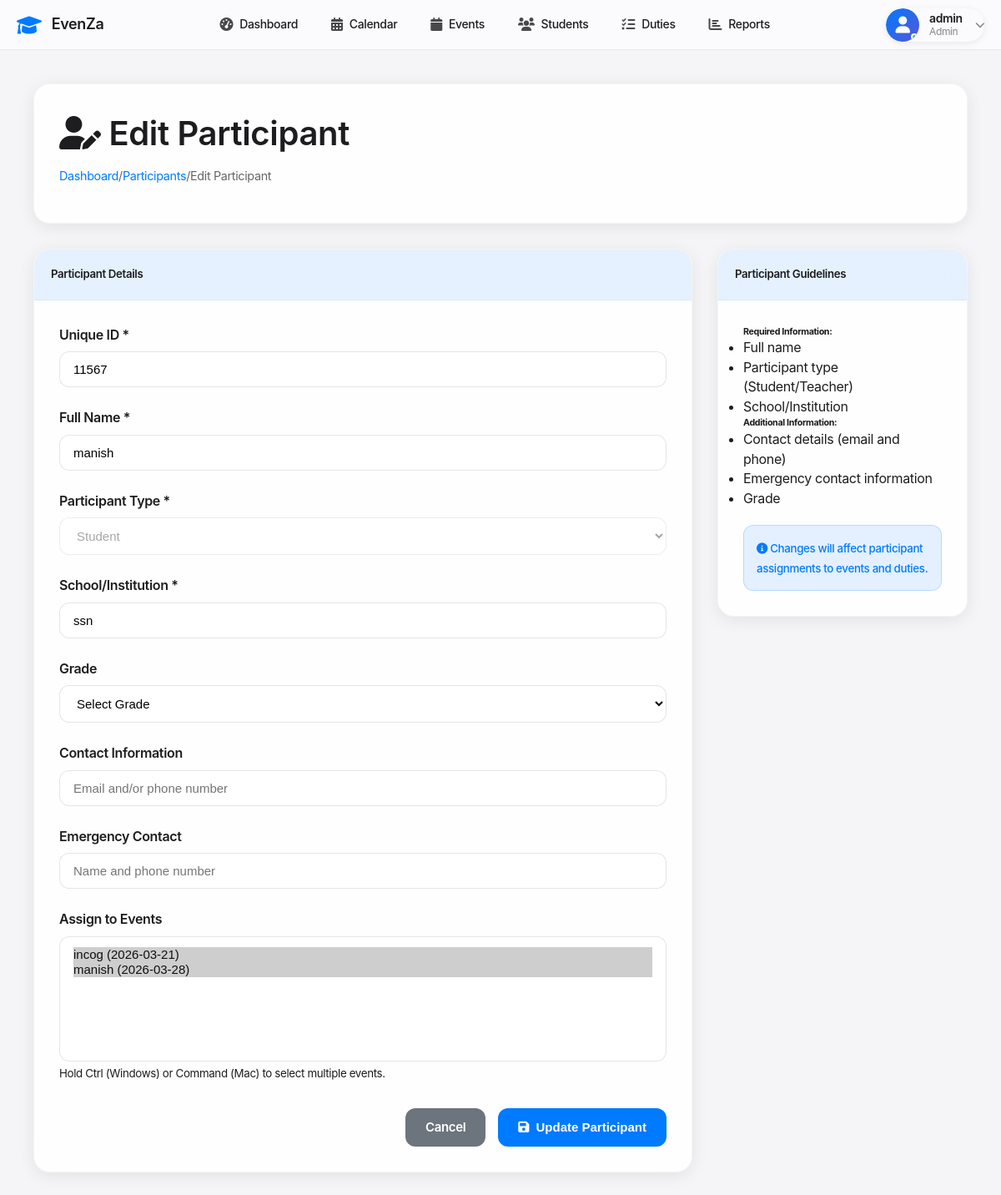
/participants/1/edit (signed in), run on an earlier commit of the app's database.
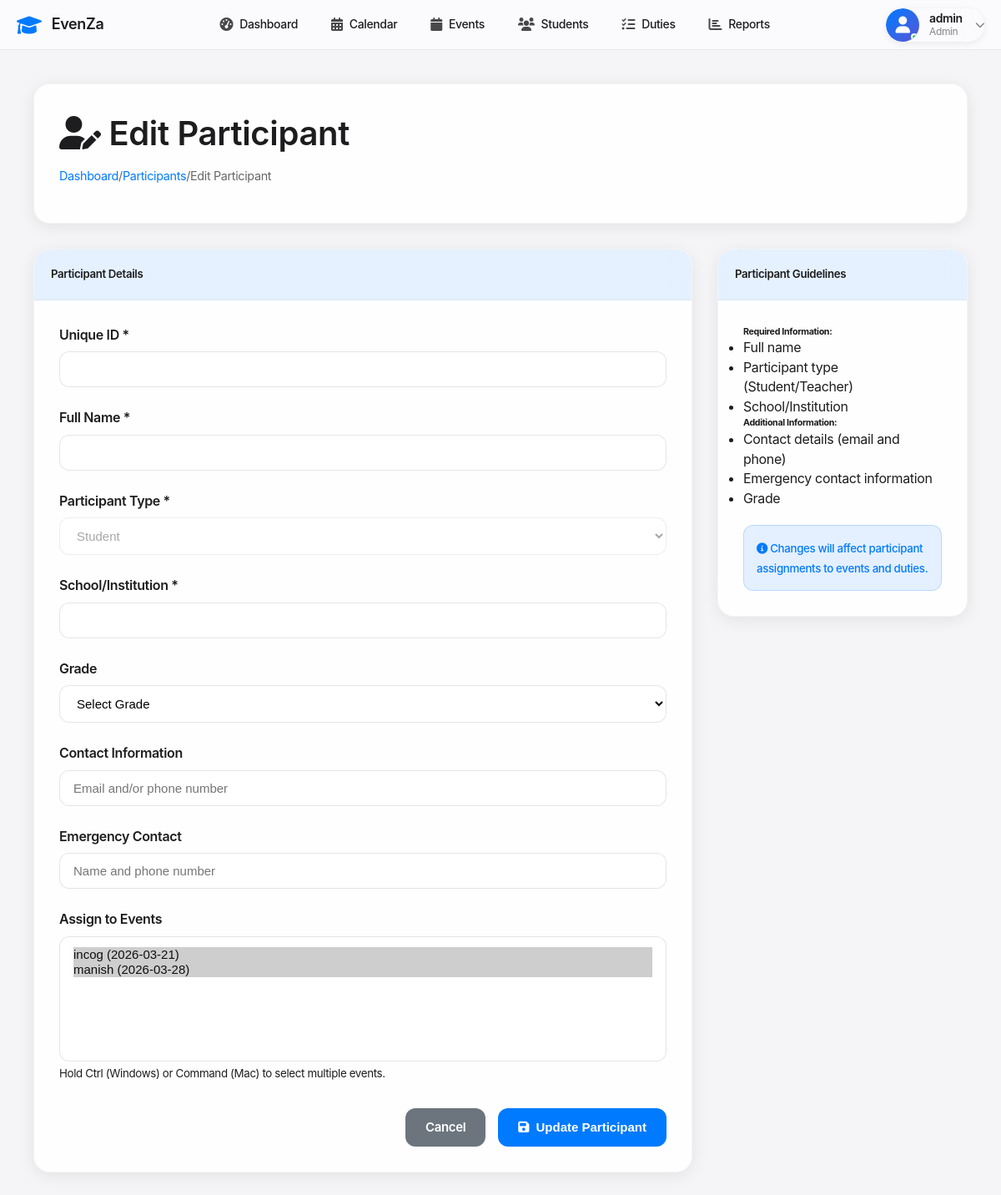
And on a later commit of the database.
### tables this page shows
CREATE TABLE participants (
            id INTEGER PRIMARY KEY AUTOINCREMENT,
            unique_id TEXT UNIQUE NOT NULL,
            name TEXT NOT NULL,
            type TEXT NOT NULL CHECK (type IN ('student')),
            class_dept TEXT NOT NULL,
            school TEXT NOT NULL,
            grade TEXT,
            contact TEXT,
            emergency_contact TEXT,
            created_at TIMESTAMP DEFAULT CURRENT_TIMESTAMP
        );

### app.py (the view, shortened to what this page needs)
@app.route('/participants/<int:id>/edit', methods=['GET', 'POST'])
@role_required(['admin', 'super_admin'])
def edit_participant(id):
    conn = get_db_connection()
    participant = conn.execute('SELECT * FROM participants WHERE id = ?', (id,)).fetchone()
    events = conn.execute('SELECT id, name, event_date FROM events ORDER BY event_date').fetchall()
    assigned_events = [row['event_id'] for row in conn.execute('SELECT event_id FROM participant_events WHERE participant_id = ?', (id,)).fetchall()]
    conn.close()
    return render_template('edit_participant.html', participant=participant, events=events, assigned_events=assigned_events)

### app.py (called while the page is built)
def get_db_connection():
    conn = sqlite3.connect('events.db')
    conn.row_factory = sqlite3.Row
    return conn

def role_required(roles):
    def decorator(f):
        @wraps(f)
        def decorated_function(*args, **kwargs):
            if 'user_id' not in session:
                flash('Please login to access this page', 'error')
                return redirect(url_for('login'))
            if session.get('role') not in roles:
                flash('You do not have permission to access this page', 'error')
                return redirect(url_for('dashboard'))
            return f(*args, **kwargs)
        return decorated_function
    return decorator

### templates/edit_participant.html (shortened to what the changed rows need)
{% extends "base.html" %}
{% block content %}
<div class="edit-participant-container">
    <div class="page-header">
        <h1><i class="fas fa-user-edit"></i> Edit Participant</h1>
    </div>
    <div class="edit-participant-grid">
        <div class="edit-participant-main">
            <div class="form-card">
                <div class="form-card-body">
                    <form method="POST">
                        <div class="form-field">
                            <label for="unique_id">Unique ID *</label>
                            <input type="text" id="unique_id" name="unique_id" value="{{ participant.unique_id or '' }}" required>
                        </div>
                        <div class="form-field">
                            <label for="name">Full Name *</label>
                            <input type="text" id="name" name="name" value="{{ participant.name }}" required>
                        </div>
                        <div class="form-field">
                            <label for="school">School/Institution *</label>
                            <input type="text" id="school" name="school" value="{{ participant.class_dept }}" required>
                        </div>
                    </form>
                </div>
            </div>
        </div>
    </div>
</div>
{% endblock %}

What changed in the data, as far as the page shows it:
removed participants: unique_id "11567", name "manish", school "ssn"
